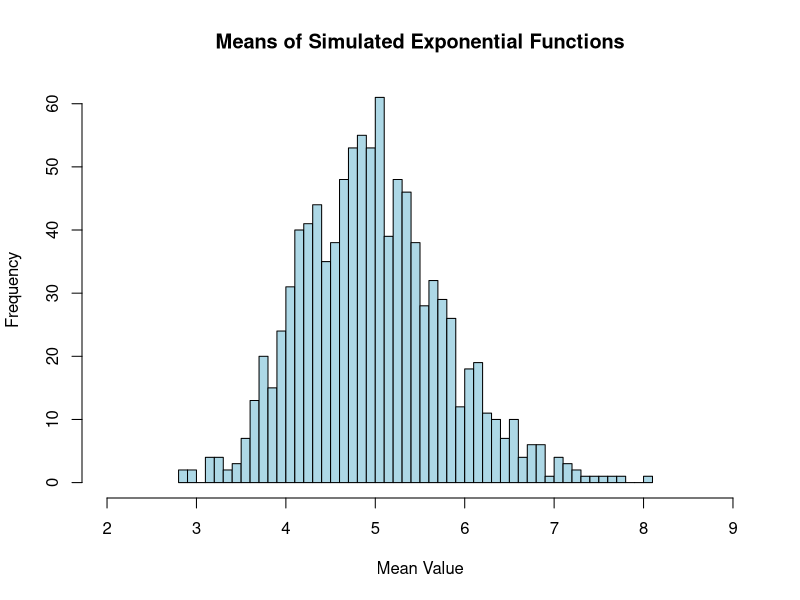
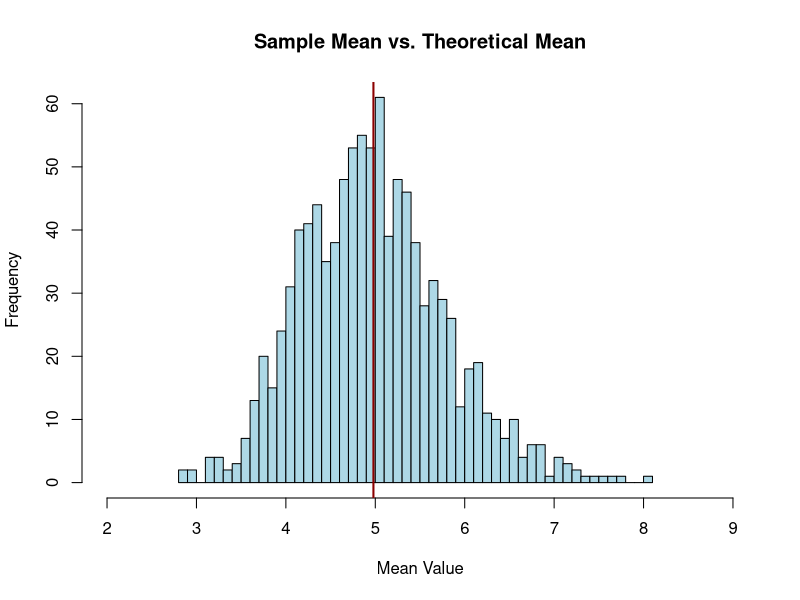
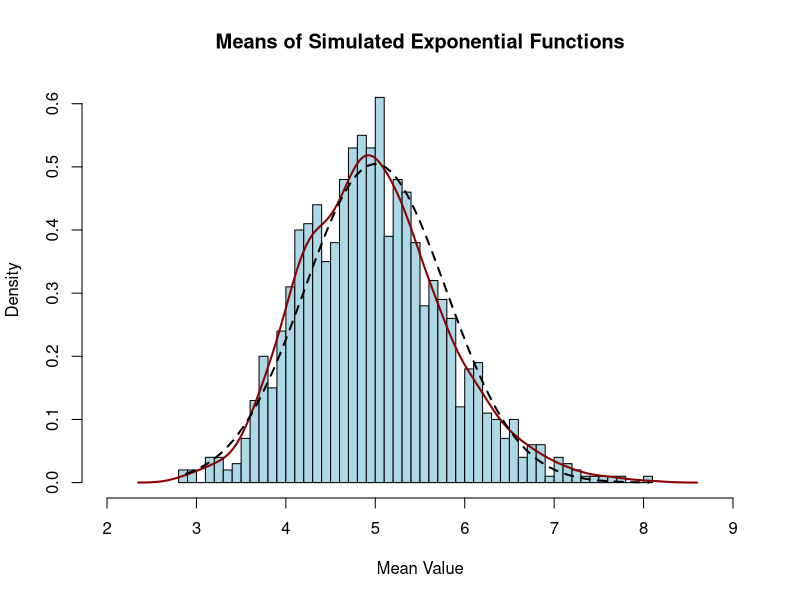
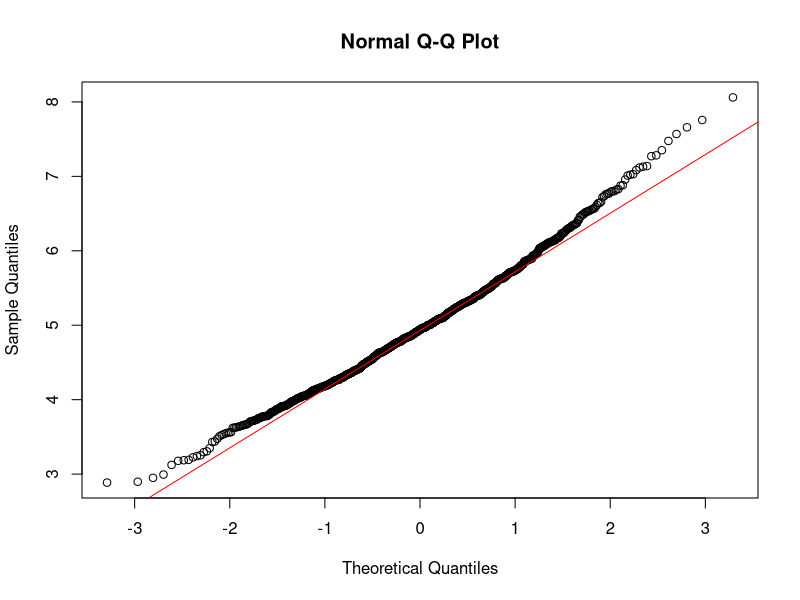
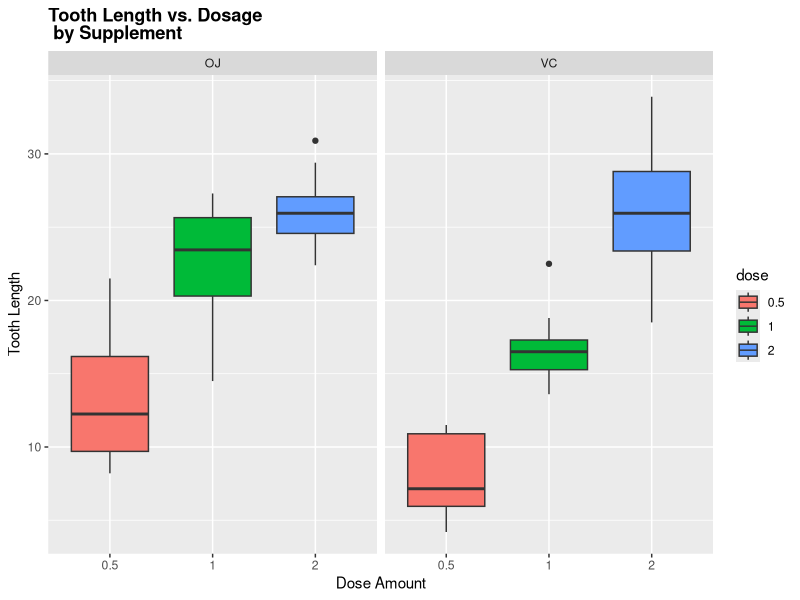
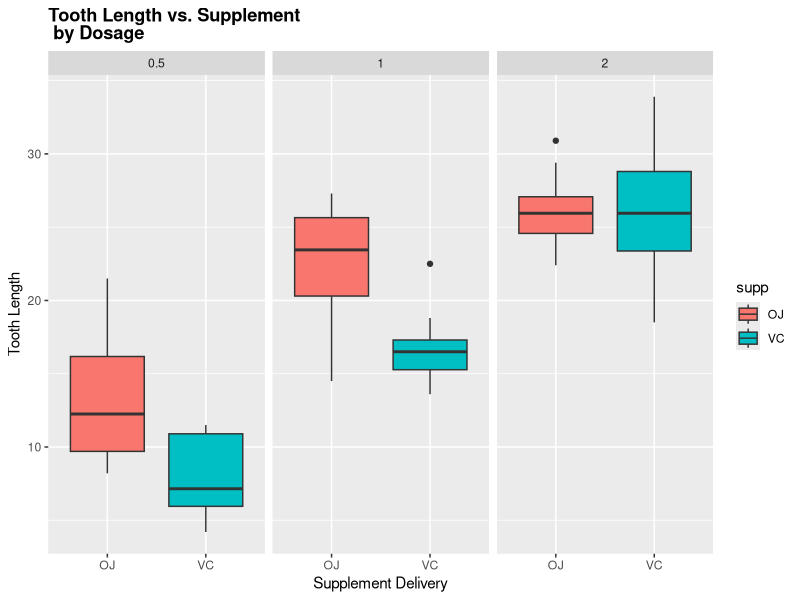
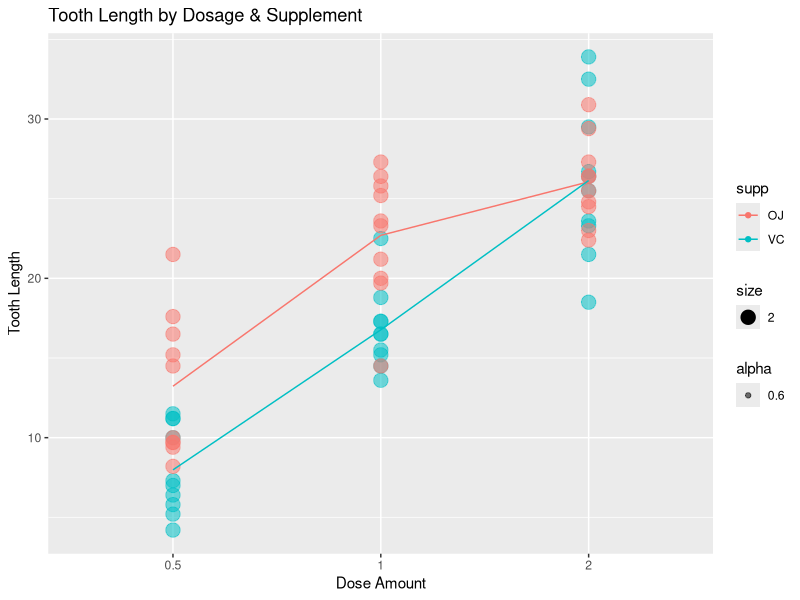

These charts were generated, in order, by the following R code:
# Part 1
set.seed(2016)

lambda <- 0.2
n <- 40
sims <- 1000

sim_exp <- replicate(sims, rexp(n,lambda))
means_sims <- apply(sim_exp, 2, mean)
hist(means_sims, breaks=40, xlim=c(2,9), main="Means of Simulated Exponential Functions", xlab="Mean Value", col="lightblue")

hist(means_sims, breaks=40, xlim=c(2,9), main="Sample Mean vs. Theoretical Mean", xlab="Mean Value", col="lightblue")
abline(v=mean(means_sims), lwd="2", col="darkred")

mean(means_sims)

print(paste("Theoretical Standard Deviation: ", round((1/lambda)/sqrt(n), 4)))
print(paste("Sample Standard Deviation: ", round(sd(means_sims), 4))) 
print(paste("Theoretical Variance: ", round(((1/lambda)/sqrt(n))^2, 4)))
print(paste("Sample Variance: ", round(sd(means_sims)^2, 4)))

hist(means_sims, prob=TRUE, breaks=40, xlim=c(2,9), main="Means of Simulated Exponential Functions", xlab="Mean Value", col="lightblue")
lines(density(means_sims), lwd=2, col="darkred")
x <- seq(min(means_sims), max(means_sims), length=2*n)
y <- dnorm(x, mean=1/lambda, sd=sqrt(((1/lambda)/sqrt(n))^2))
lines(x, y, pch=22, lwd=2, lty=2, col="black")

qqnorm(means_sims)
qqline(means_sims, col="red")

# Part 2
library(ggplot2)

data("ToothGrowth")
summary(ToothGrowth)
head(ToothGrowth)

unique(ToothGrowth$len)
unique(ToothGrowth$supp)
unique(ToothGrowth$dose)

ToothGrowth$dose<-as.factor(ToothGrowth$dose)

ggplot(aes(x=dose,y=len), data=ToothGrowth) + 
  geom_boxplot(aes(fill=dose)) + 
  facet_grid(~supp) + 
  theme(plot.title=element_text(lineheight=.8, face="bold")) +
  xlab("Dose Amount") + 
  ylab("Tooth Length") + 
  ggtitle("Tooth Length vs. Dosage \n by Supplement") 

ggplot(aes(x=supp,y=len), data=ToothGrowth) + 
  geom_boxplot(aes(fill=supp)) + 
  facet_grid(~dose) +
  theme(plot.title=element_text(lineheight=.8, face="bold")) +
  xlab("Supplement Delivery") + 
  ylab("Tooth Length") + 
  ggtitle("Tooth Length vs. Supplement \n by Dosage")

avg <- aggregate(len~., data=ToothGrowth, mean) # len mean for every dose and supp
ggplot(aes(x=dose,y=len), data=ToothGrowth) + 
  geom_point(aes(group=supp, colour=supp, size=2, alpha=0.6)) +
  geom_line(data=avg, aes(group=supp,colour=supp)) + 
  xlab("Dose Amount") + 
  ylab("Tooth Length") +
  ggtitle("Tooth Length by Dosage & Supplement")

t.test(len~supp, data=ToothGrowth)

ToothGrowth_sub <- subset(ToothGrowth, ToothGrowth$dose %in% c(1.0,0.5))
t.test(len~dose, data=ToothGrowth_sub)
ToothGrowth_sub <- subset(ToothGrowth, ToothGrowth$dose %in% c(0.5,2.0))
t.test(len~dose, data=ToothGrowth_sub)
ToothGrowth_sub <- subset(ToothGrowth, ToothGrowth$dose %in% c(1.0,2.0))
t.test(len~dose, data=ToothGrowth_sub)
  